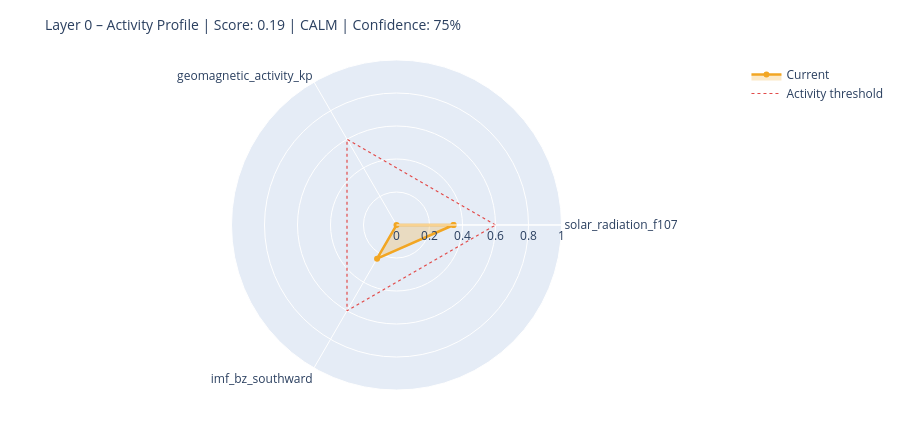

The cell this chart's notebook holds for it:
### Markdown cell above
---
## 6. State Assessment & Handoff to Layer 1

### Code cell
# ============================================================
# STEP 1 – Collect raw values with source modes
# Mode: 'primary' | 'fallback_3h' | 'last_valid' | 'missing'
# ============================================================

def safe_last(df, col):
    if df is None or col not in df.columns: return None
    s = df[col].dropna()
    return float(s.iloc[-1]) if not s.empty else None

f107_now = safe_last(df_f107, 'f10.7')
bz_now   = safe_last(df_mag,  'bz_gsm')
kp_now   = safe_last(df_kp,   'kp')
sw_now   = safe_last(df_sw,   'speed')

source_modes = {
    'F10.7':    'primary'  if f107_now is not None else 'missing',
    'Kp':       'primary'  if kp_now   is not None else 'missing',
    'IMF_Bz':   'primary'  if bz_now   is not None else 'missing',
    'SW_speed': 'primary'  if sw_now   is not None else 'missing',
}

# Kp Fallback – 3h endpoint
if kp_now is None:
    try:
        r = requests.get(
            'https://services.swpc.noaa.gov/json/noaa-planetary-k-index.json',
            timeout=10)
        r.raise_for_status()
        fb = pd.DataFrame(r.json())
        tc = next((c for c in fb.columns if 'time' in c.lower()), fb.columns[0])
        kc = next((c for c in fb.columns if 'kp' in c.lower() and c != tc), None)
        if kc:
            fb[kc] = fb[kc].astype(str).str.extract(r'([0-9]+(?:\.[0-9]*)?)')[0]
            fb[kc] = pd.to_numeric(fb[kc], errors='coerce')
            fb = fb[fb[kc] >= 0].dropna(subset=[kc])
            if not fb.empty:
                kp_now = float(fb[kc].iloc[-1])
                source_modes['Kp'] = 'fallback_3h'
                print(f'  Kp fallback (3h): {kp_now:.1f}')
    except Exception as e:
        print(f'  Kp fallback failed: {e}')

# Solar Wind Fallback – last valid value
if sw_now is None and df_sw is not None and 'speed' in df_sw.columns:
    s = df_sw['speed'].dropna()
    if not s.empty:
        sw_now = float(s.iloc[-1])
        source_modes['SW_speed'] = 'last_valid'
        print(f'  SW fallback (last_valid): {sw_now:.0f} km/s')

print()
print('Source modes:', source_modes)

# ============================================================
# STEP 2 – Score from available components only
# ============================================================

def norm(v, lo, hi):
    if v is None: return None
    return max(0.0, min(1.0, (v - lo) / (hi - lo)))

COMPONENTS = {
    'solar_radiation_f107':    (f107_now, norm(f107_now, 60, 250)),
    'geomagnetic_activity_kp': (kp_now,   norm(kp_now,   0,   9)),
    'imf_bz_southward':        (bz_now,   norm(-(bz_now or 0) if bz_now else None, -5, 30)
                                           if bz_now is not None else None),
    'solar_wind_speed':        (sw_now,   norm(sw_now, 300, 800)),
}

available   = {k: v[1] for k, v in COMPONENTS.items() if v[1] is not None}
unavailable = [k for k, v in COMPONENTS.items() if v[1] is None]

layer0_score = round(sum(available.values()) / len(available), 4) if available else None
confidence   = round(len(available) / len(COMPONENTS), 2)

level = ('unknown'  if layer0_score is None
         else 'calm'     if layer0_score < 0.3
         else 'moderate' if layer0_score < 0.6
         else 'active')

# ============================================================
# STEP 3 – Dominant Driver
# ============================================================

def dominant_driver(kp, f107, bz, sw):
    candidates = []
    if kp   is not None and kp   >= 4:   candidates.append(('geomagnetic',    kp / 9))
    if sw   is not None and sw   >= 500:  candidates.append(('solar_wind',     sw / 800))
    if bz   is not None and bz   <= -5:   candidates.append(('imf_southward',  abs(bz) / 30))
    if f107 is not None and f107 >= 150:  candidates.append(('solar_radiation',f107 / 250))
    return max(candidates, key=lambda x: x[1])[0] if candidates else 'none'

driver = dominant_driver(kp_now, f107_now, bz_now, sw_now)

# ============================================================
# STEP 4 – Downstream expectations
# ============================================================

def downstream_expectation(driver, score, kp, bz, f107):
    exp = {
        'magnetosphere':        'calm',
        'ionosphere':           'calm',
        'schumann_resonance':   'unchanged',
        'lithosphere_currents': 'low',
    }
    if driver == 'geomagnetic' or (kp and kp >= 5):
        exp['magnetosphere']        = 'compressed / storm'
        exp['ionosphere']           = 'elevated disturbance (TEC variability)'
        exp['schumann_resonance']   = 'elevated amplitude possible'
        exp['lithosphere_currents'] = 'elevated induction currents'
    elif driver == 'imf_southward' or (bz and bz <= -5):
        exp['magnetosphere']        = 'energy coupling active'
        exp['ionosphere']           = 'elevated electron density possible'
        exp['schumann_resonance']   = 'slight modulation possible'
    elif driver == 'solar_radiation' or (f107 and f107 >= 150):
        exp['ionosphere']           = 'elevated ionization (F-layer)'
        exp['schumann_resonance']   = 'slightly elevated background activity'
    return exp

downstream = downstream_expectation(driver, layer0_score, kp_now, bz_now, f107_now)

# ============================================================
# CONSOLE OUTPUT
# ============================================================

W = 58
print('=' * W)
print('LAYER 0 – STATE ASSESSMENT')
print('=' * W)
for name, (raw_v, score_v) in COMPONENTS.items():
    if score_v is not None:
        bar = '█' * int(score_v * 20) + '░' * (20 - int(score_v * 20))
        print(f'  {name:<35}  {bar}  {score_v:.2f}')
    else:
        print(f'  {name:<35}  {"─" * 20}  n/a')
print('-' * W)
print(f'  Score ({len(available)}/{len(COMPONENTS)} components):  {layer0_score:.3f}')
print(f'  Confidence:         {confidence:.0%}')
print(f'  Level:              {level.upper()}')
print(f'  Dominant Driver:    {driver}')

# Radar chart
cats = list(available.keys())
vals = list(available.values())
if len(cats) >= 3:
    fig = go.Figure()
    fig.add_trace(go.Scatterpolar(
        r=vals + [vals[0]], theta=cats + [cats[0]],
        fill='toself', fillcolor='rgba(242,166,35,0.25)',
        line=dict(color='#F2A623', width=2.5), name='Current'
    ))
    fig.add_trace(go.Scatterpolar(
        r=[0.6] * (len(cats) + 1), theta=cats + [cats[0]],
        line=dict(color='#E24B4A', dash='dot', width=1.2),
        mode='lines', name='Activity threshold'
    ))
    fig.update_layout(
        title=dict(text=f'Layer 0 – Activity Profile | Score: {layer0_score:.2f} | {level.upper()} | Confidence: {confidence:.0%}',
                   font=dict(size=14)),
        polar=dict(radialaxis=dict(visible=True, range=[0, 1])),
        height=430, showlegend=True,
        margin=dict(l=60, r=60, t=60, b=40)
    )
    fig.show()

### Figure 1 — Plotly figure (JSON) as saved in the notebook; plotly's stock layout.template omitted (floating-point values rounded to 4 significant figures)
{"data": [{"fill": "toself", "fillcolor": "rgba(242,166,35,0.25)", "line": {"color": "#F2A623", "width": 2.5}, "name": "Current", "r": [0.3457, 0.0, 0.2357, 0.3457], "theta": ["solar_radiation_f107", "geomagnetic_activity_kp", "imf_bz_southward", "solar_radiation_f107"], "type": "scatterpolar"}, {"line": {"color": "#E24B4A", "dash": "dot", "width": 1.2}, "mode": "lines", "name": "Activity threshold", "r": [0.6, 0.6, 0.6, 0.6], "theta": ["solar_radiation_f107", "geomagnetic_activity_kp", "imf_bz_southward", "solar_radiation_f107"], "type": "scatterpolar"}], "layout": {"height": 430, "margin": {"b": 40, "l": 60, "r": 60, "t": 60}, "polar": {"radialaxis": {"range": [0, 1], "visible": true}}, "showlegend": true, "title": {"font": {"size": 14}, "text": "Layer 0 – Activity Profile | Score: 0.19 | CALM | Confidence: 75%"}}}
